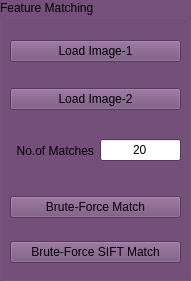
      <widget class="QGroupBox" name="FeatureMatching">
       <property name="geometry">
        <rect>
         <x>260</x>
         <y>20</y>
         <width>191</width>
         <height>281</height>
        </rect>
       </property>
       <property name="palette">
        <palette>
         <active>
          <colorrole role="WindowText">
           <brush brushstyle="SolidPattern">
            <color alpha="255">
             <red>0</red>
             <green>0</green>
             <blue>0</blue>
            </color>
           </brush>
          </colorrole>
          <colorrole role="Button">
           <brush brushstyle="SolidPattern">
            <color alpha="255">
             <red>117</red>
             <green>80</green>
             <blue>123</blue>
            </color>
           </brush>
          </colorrole>
          <colorrole role="Light">
           <brush brushstyle="SolidPattern">
            <color alpha="255">
             <red>176</red>
             <green>120</green>
             <blue>185</blue>
            </color>
           </brush>
          </colorrole>
          <colorrole role="Midlight">
           <brush brushstyle="SolidPattern">
            <color alpha="255">
             <red>146</red>
             <green>100</green>
             <blue>154</blue>
            </color>
           </brush>
          </colorrole>
          <colorrole role="Dark">
           <brush brushstyle="SolidPattern">
            <color alpha="255">
             <red>58</red>
             <green>40</green>
             <blue>61</blue>
            </color>
           </brush>
          </colorrole>
          <colorrole role="Mid">
           <brush brushstyle="SolidPattern">
            <color alpha="255">
             <red>78</red>
             <green>53</green>
             <blue>82</blue>
            </color>
           </brush>
          </colorrole>
          <colorrole role="Text">
           <brush brushstyle="SolidPattern">
            <color alpha="255">
             <red>0</red>
             <green>0</green>
             <blue>0</blue>
            </color>
           </brush>
          </colorrole>
          <colorrole role="BrightText">
           <brush brushstyle="SolidPattern">
            <color alpha="255">
             <red>0</red>
             <green>0</green>
             <blue>0</blue>
            </color>
           </brush>
          </colorrole>
          <colorrole role="ButtonText">
           <brush brushstyle="SolidPattern">
            <color alpha="255">
             <red>0</red>
             <green>0</green>
             <blue>0</blue>
            </color>
           </brush>
          </colorrole>
          <colorrole role="Base">
           <brush brushstyle="SolidPattern">
            <color alpha="255">
             <red>173</red>
             <green>127</green>
             <blue>168</blue>
            </color>
           </brush>
          </colorrole>
          <colorrole role="Window">
           <brush brushstyle="SolidPattern">
            <color alpha="255">
             <red>117</red>
             <green>80</green>
             <blue>123</blue>
            </color>
           </brush>
          </colorrole>
          <colorrole role="Shadow">
           <brush brushstyle="SolidPattern">
            <color alpha="255">
             <red>0</red>
             <green>0</green>
             <blue>0</blue>
            </color>
           </brush>
          </colorrole>
          <colorrole role="AlternateBase">
           <brush brushstyle="SolidPattern">
            <color alpha="255">
             <red>58</red>
             <green>40</green>
             <blue>61</blue>
            </color>
           </brush>
          </colorrole>
          <colorrole role="ToolTipBase">
           <brush brushstyle="SolidPattern">
            <color alpha="255">
             <red>255</red>
             <green>255</green>
             <blue>220</blue>
            </color>
           </brush>
          </colorrole>
          <colorrole role="ToolTipText">
           <brush brushstyle="SolidPattern">
            <color alpha="255">
             <red>0</red>
             <green>0</green>
             <blue>0</blue>
            </color>
           </brush>
          </colorrole>
         </active>
         <inactive>
          <colorrole role="WindowText">
           <brush brushstyle="SolidPattern">
            <color alpha="255">
             <red>0</red>
             <green>0</green>
             <blue>0</blue>
            </color>
           </brush>
          </colorrole>
          <colorrole role="Button">
           <brush brushstyle="SolidPattern">
            <color alpha="255">
             <red>117</red>
             <green>80</green>
             <blue>123</blue>
            </color>
           </brush>
          </colorrole>
          <colorrole role="Light">
           <brush brushstyle="SolidPattern">
            <color alpha="255">
             <red>176</red>
             <green>120</green>
             <blue>185</blue>
            </color>
           </brush>
          </colorrole>
          <colorrole role="Midlight">
           <brush brushstyle="SolidPattern">
            <color alpha="255">
             <red>146</red>
             <green>100</green>
             <blue>154</blue>
            </color>
           </brush>
          </colorrole>
          <colorrole role="Dark">
           <brush brushstyle="SolidPattern">
            <color alpha="255">
             <red>58</red>
             <green>40</green>
             <blue>61</blue>
            </color>
           </brush>
          </colorrole>
          <colorrole role="Mid">
           <brush brushstyle="SolidPattern">
            <color alpha="255">
             <red>78</red>
             <green>53</green>
             <blue>82</blue>
            </color>
           </brush>
          </colorrole>
          <colorrole role="Text">
           <brush brushstyle="SolidPattern">
            <color alpha="255">
             <red>0</red>
             <green>0</green>
             <blue>0</blue>
            </color>
           </brush>
          </colorrole>
          <colorrole role="BrightText">
           <brush brushstyle="SolidPattern">
            <color alpha="255">
             <red>0</red>
             <green>0</green>
             <blue>0</blue>
            </color>
           </brush>
          </colorrole>
          <colorrole role="ButtonText">
           <brush brushstyle="SolidPattern">
            <color alpha="255">
             <red>0</red>
             <green>0</green>
             <blue>0</blue>
            </color>
           </brush>
          </colorrole>
          <colorrole role="Base">
           <brush brushstyle="SolidPattern">
            <color alpha="255">
             <red>173</red>
             <green>127</green>
             <blue>168</blue>
            </color>
           </brush>
          </colorrole>
          <colorrole role="Window">
           <brush brushstyle="SolidPattern">
            <color alpha="255">
             <red>117</red>
             <green>80</green>
             <blue>123</blue>
            </color>
           </brush>
          </colorrole>
          <colorrole role="Shadow">
           <brush brushstyle="SolidPattern">
            <color alpha="255">
             <red>0</red>
             <green>0</green>
             <blue>0</blue>
            </color>
           </brush>
          </colorrole>
          <colorrole role="AlternateBase">
           <brush brushstyle="SolidPattern">
            <color alpha="255">
             <red>58</red>
             <green>40</green>
             <blue>61</blue>
            </color>
           </brush>
          </colorrole>
          <colorrole role="ToolTipBase">
           <brush brushstyle="SolidPattern">
            <color alpha="255">
             <red>255</red>
             <green>255</green>
             <blue>220</blue>
            </color>
           </brush>
          </colorrole>
          <colorrole role="ToolTipText">
           <brush brushstyle="SolidPattern">
            <color alpha="255">
             <red>0</red>
             <green>0</green>
             <blue>0</blue>
            </color>
           </brush>
          </colorrole>
         </inactive>
         <disabled>
          <colorrole role="WindowText">
           <brush brushstyle="SolidPattern">
            <color alpha="255">
             <red>58</red>
             <green>40</green>
             <blue>61</blue>
            </color>
           </brush>
          </colorrole>
          <colorrole role="Button">
           <brush brushstyle="SolidPattern">
            <color alpha="255">
             <red>117</red>
             <green>80</green>
             <blue>123</blue>
            </color>
           </brush>
          </colorrole>
          <colorrole role="Light">
           <brush brushstyle="SolidPattern">
            <color alpha="255">
             <red>176</red>
             <green>120</green>
             <blue>185</blue>
            </color>
           </brush>
          </colorrole>
          <colorrole role="Midlight">
           <brush brushstyle="SolidPattern">
            <color alpha="255">
             <red>146</red>
             <green>100</green>
             <blue>154</blue>
            </color>
           </brush>
          </colorrole>
          <colorrole role="Dark">
           <brush brushstyle="SolidPattern">
            <color alpha="255">
             <red>58</red>
             <green>40</green>
             <blue>61</blue>
            </color>
           </brush>
          </colorrole>
          <colorrole role="Mid">
           <brush brushstyle="SolidPattern">
            <color alpha="255">
             <red>78</red>
             <green>53</green>
             <blue>82</blue>
            </color>
           </brush>
          </colorrole>
          <colorrole role="Text">
           <brush brushstyle="SolidPattern">
            <color alpha="255">
             <red>58</red>
             <green>40</green>
             <blue>61</blue>
            </color>
           </brush>
          </colorrole>
          <colorrole role="BrightText">
           <brush brushstyle="SolidPattern">
            <color alpha="255">
             <red>0</red>
             <green>0</green>
             <blue>0</blue>
            </color>
           </brush>
          </colorrole>
          <colorrole role="ButtonText">
           <brush brushstyle="SolidPattern">
            <color alpha="255">
             <red>58</red>
             <green>40</green>
             <blue>61</blue>
            </color>
           </brush>
          </colorrole>
          <colorrole role="Base">
           <brush brushstyle="SolidPattern">
            <color alpha="255">
             <red>117</red>
             <green>80</green>
             <blue>123</blue>
            </color>
           </brush>
          </colorrole>
          <colorrole role="Window">
           <brush brushstyle="SolidPattern">
            <color alpha="255">
             <red>117</red>
             <green>80</green>
             <blue>123</blue>
            </color>
           </brush>
          </colorrole>
          <colorrole role="Shadow">
           <brush brushstyle="SolidPattern">
            <color alpha="255">
             <red>0</red>
             <green>0</green>
             <blue>0</blue>
            </color>
           </brush>
          </colorrole>
          <colorrole role="AlternateBase">
           <brush brushstyle="SolidPattern">
            <color alpha="255">
             <red>117</red>
             <green>80</green>
             <blue>123</blue>
            </color>
           </brush>
          </colorrole>
          <colorrole role="ToolTipBase">
           <brush brushstyle="SolidPattern">
            <color alpha="255">
             <red>255</red>
             <green>255</green>
             <blue>220</blue>
            </color>
           </brush>
          </colorrole>
          <colorrole role="ToolTipText">
           <brush brushstyle="SolidPattern">
            <color alpha="255">
             <red>0</red>
             <green>0</green>
             <blue>0</blue>
            </color>
           </brush>
          </colorrole>
         </disabled>
        </palette>
       </property>
       <property name="title">
        <string>Feature Matching</string>
       </property>
       <widget class="QWidget" name="verticalLayoutWidget_11">
        <property name="geometry">
         <rect>
          <x>10</x>
          <y>20</y>
          <width>171</width>
          <height>111</height>
         </rect>
        </property>
        <layout class="QVBoxLayout" name="verticalLayout_10">
         <item>
          <widget class="QPushButton" name="LoadMatchImage1Button">
           <property name="text">
            <string>Load Image-1</string>
           </property>
          </widget>
         </item>
         <item>
          <widget class="QPushButton" name="LoadMatchImage2Button">
           <property name="text">
            <string>Load Image-2</string>
           </property>
          </widget>
         </item>
        </layout>
       </widget>
       <widget class="QWidget" name="horizontalLayoutWidget_12">
        <property name="geometry">
         <rect>
          <x>10</x>
          <y>130</y>
          <width>171</width>
          <height>41</height>
         </rect>
        </property>
        <layout class="QHBoxLayout" name="horizontalLayout_9">
         <item>
          <widget class="QLabel" name="label_8">
           <property name="text">
            <string>  No.of Matches</string>
           </property>
          </widget>
         </item>
         <item>
          <widget class="QLineEdit" name="BruteForceEdit">
           <property name="palette">
            <palette>
             <active>
              <colorrole role="Base">
               <brush brushstyle="SolidPattern">
                <color alpha="255">
                 <red>255</red>
                 <green>255</green>
                 <blue>255</blue>
                </color>
               </brush>
              </colorrole>
             </active>
             <inactive>
              <colorrole role="Base">
               <brush brushstyle="SolidPattern">
                <color alpha="255">
                 <red>255</red>
                 <green>255</green>
                 <blue>255</blue>
                </color>
               </brush>
              </colorrole>
             </inactive>
             <disabled>
              <colorrole role="Base">
               <brush brushstyle="SolidPattern">
                <color alpha="255">
                 <red>117</red>
                 <green>80</green>
                 <blue>123</blue>
                </color>
               </brush>
              </colorrole>
             </disabled>
            </palette>
           </property>
           <property name="text">
            <string>20</string>
           </property>
           <property name="alignment">
            <set>Qt::AlignCenter</set>
           </property>
          </widget>
         </item>
        </layout>
       </widget>
       <widget class="QWidget" name="verticalLayoutWidget_15">
        <property name="geometry">
         <rect>
          <x>10</x>
          <y>179</y>
          <width>171</width>
          <height>101</height>
         </rect>
        </property>
        <layout class="QVBoxLayout" name="verticalLayout_15">
         <item>
          <widget class="QPushButton" name="BruteFroceMatchButton">
           <property name="text">
            <string>Brute-Force Match</string>
           </property>
          </widget>
         </item>
         <item>
          <widget class="QPushButton" name="BruteFroceSIFTButton">
           <property name="text">
            <string>Brute-Force SIFT Match</string>
           </property>
          </widget>
         </item>
        </layout>
       </widget>
      </widget>
